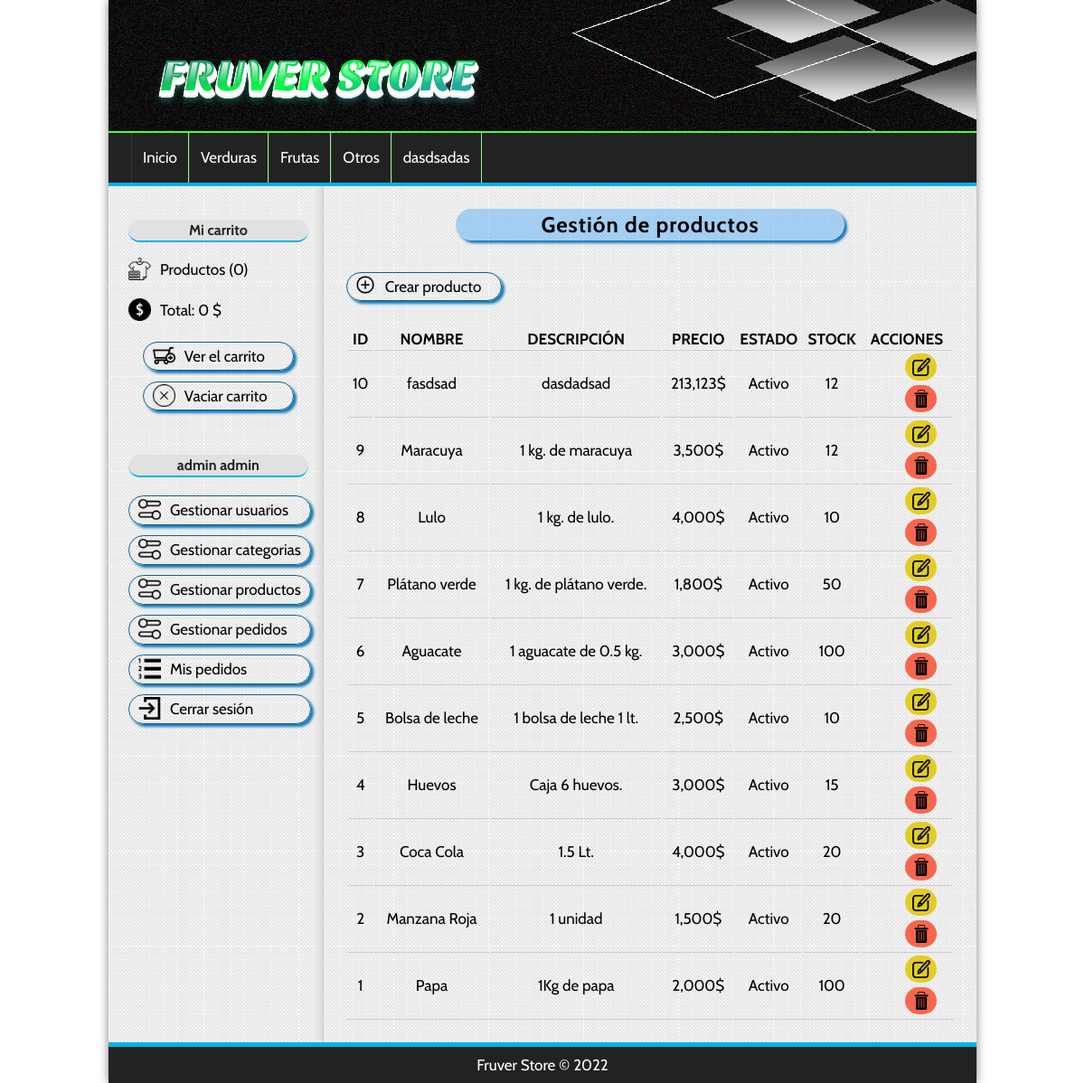
Page /producto/gestion (signed in) on the committed database.
### tables this page shows
CREATE TABLE IF NOT EXISTS `categorias` (
  `id` int(255) NOT NULL AUTO_INCREMENT,
  `nombre` varchar(100) NOT NULL,
  PRIMARY KEY (`id`)
);

CREATE TABLE IF NOT EXISTS `productos` (
  `id` int(255) NOT NULL AUTO_INCREMENT,
  `categoria_id` int(255) NOT NULL,
  `nombre` varchar(100) NOT NULL,
  `descripcion` text,
  `precio` float(100,2) NOT NULL,
  `estado` varchar(255) NOT NULL,
  `stock` int(255) NOT NULL,
  `oferta` varchar(2) DEFAULT NULL,
  `fecha` date NOT NULL,
  `imagen` varchar(255) DEFAULT NULL,
  PRIMARY KEY (`id`),
  KEY `fk_producto_categoria` (`categoria_id`)
);

### config/db.php (called while the page is built)
<?php
class Database{
    public static function connect(){
        $db = new mysqli('localhost', 'root', '', 'fruver_store');
        $db->query("SET NAMES 'utf8'");
        return $db;
    }
}
?>

### helpers/utils.php (called while the page is built, shortened)
<?php
class Utils{
    public static function showCategorias(){
        require_once 'models/categoria.php';
        $categoria = new Categoria();
        $categorias = $categoria->getAll();
        return $categorias;
    }
}
?>

### models/categoria.php (called while the page is built, shortened)
<?php
class Categoria{
    private $db;
    public function __construct(){
        $this->db = Database::connect();
    }
    public function getAll(){
        $sql = "SELECT * FROM categorias ORDER BY id ASC;";
        $categorias = $this->db->query($sql);
        return $categorias;
    }
}
?>

### controllers/ProductoController.php (called while the page is built, shortened)
<?php
require_once 'models/producto.php';
class productoController{
    public function gestion(){
        $producto = new Producto();
        $productos = $producto->getAll();
        require_once 'views/producto/gestion.php';
    }
}
?>

### models/producto.php (called while the page is built, shortened)
<?php
class Producto{
    private $db;
    public function __construct(){
        $this->db = Database::connect();
    }
    public function getAll($busqueda = null){
        $sql = "SELECT * FROM productos ";
        $sql .= "ORDER BY id DESC ";
        $productos = $this->db->query($sql);
        return $productos;
    }
}
?>

### views/producto/gestion.php (the view, shortened to what this page needs)
<div class="tittle">
    <h1>Gestión de productos</h1>
</div>
<a href="<?= base_url ?>producto/crear">
    <div class="button button_small">
        <div class="icons_category">
            <img src="<?= base_url ?>assets/img/boton-agregar.png" alt="Crear categoria">
        </div>
        Crear producto
    </div>
</a>
<table>
    <tr>
        <th>ID</th>
        <th>NOMBRE</th>
        <th>DESCRIPCIÓN</th>
        <th>PRECIO</th>
        <th>ESTADO</th>
        <th>STOCK</th>
        <th>ACCIONES</th>
    </tr>
    <?php while ($producto = $productos->fetch_object()) : ?>
        <tr>
            <td><?= $producto->id; ?></td>
            <td><?= $producto->nombre; ?></td>
            <td><?= $producto->descripcion; ?></td>
            <?php $price = number_format($producto->precio, 0, '.', ','); ?>
            <td><?= $price ?>$</td>
            <td><?= $producto->estado ?></td>
            <td><?= $producto->stock; ?></td>
            <td>
                <a href="<?= base_url ?>producto/editar&id=<?= $producto->id ?>">
                    <div class="button_edit_product">
                        <img src="<?= base_url ?>assets/img/boton-editar.png" alt="Editar producto">
                    </div>
                </a>
                <a href="<?= base_url ?>producto/eliminar&id=<?= $producto->id ?>">
                    <div class="button_dlt_product">
                        <img src="<?= base_url ?>assets/img/vaciar-carrito.png" alt="Eliminar producto">
                    </div>
                </a>
            </td>
        </tr>
    <?php endwhile; ?>
</table>

### views/layout/header.php (shortened to what this page needs)
<!DOCTYPE html>
<html lang="es">
    <head>
        <link rel="stylesheet" href="<?=base_url?>assets\css\styles.css">
    </head>
    <body>
        <div id="container">
            <header id="header">
                <div id="logo">
                    <a href="<?=base_url?>">
                        <img src="<?=base_url?>uploads/images/FRUVER_STORE.svg" alt="Logo Tienda">
                    </a>
                </div>
            </header>
            <?php $categorias = Utils::showCategorias(); ?>
            <nav id="menu">
                <ul>
                    <li>
                        <a href="<?=base_url?>">
                            Inicio
                        </a>
                    </li>
                    <?php while($categoria = $categorias->fetch_object()): ?>
                        <li>
                            <a href="<?=base_url?>categoria/ver&id=<?=$categoria->id?>">
                                <?=$categoria->nombre?>
                            </a>
                    </li>
                    <?php endwhile; ?>
                </ul>
            </nav>
            <div id="content">

### assets/css/styles.css (style rules this page uses)
* { padding: 0px; margin: 0px; font-family: 'Cabin', sans-serif; font-size: 17px; }
body { background: url(../img/Fondo1.jpg); }
a { color: black; }
table { text-align: center; width: 100%; border-bottom: 1px solid #ccc; }
td { border-top: 1px solid #ccc; padding: 3px; }
tr { padding: 10px; }
#container { width: 80%; margin: 0px auto; box-shadow: 0px 0px 10px gray; background: white; }
#header { height: 145px; background: url(../img/fondonegro.png); }
#logo { padding: 3px; margin-left: -170px; float: left; }
#logo a { float: left; font-size: 40px; letter-spacing: 4px; font-family: 'Cabin', sans-serif; text-transform: uppercase; color: #01b1EA; font-weight: bold; text-decoration: none; margin-top: 30px; margin-left: 150px; text-shadow: 0px 2px 1px #222222; transition: all 300ms; }
#menu { clear:both; max-width: 1011px; background: #222; color: white; height: 55px; border-top: 2px solid #4bfa4b; border-bottom: 4px solid #01b1EA; }
#menu ul { list-style: none; text-decoration: none; margin: 0px auto; margin-left: 25px; }
#menu ul li { line-height: 55px; float: left; border-right: 1px solid #96f596; }
#menu a { display: block; color: white; text-decoration: none; padding-left: 12px; padding-right: 12px; transition: all 400ms; }
#menu a:first-child { border-left: 1px solid #363636; }
#content { margin: 0px auto; overflow: hidden; background: url(../img/back.png); }
.icons_category img { display: block; width: 23px; float: left; margin-top: -50px; }
input[type="button"], input[type="submit"], .button { display: block; border-radius: 20px; background-color:rgba(0, 25, 252, 0.836); width: 100px; margin-left: auto; margin-right: auto; padding: 5px; padding-left: 10px; padding-right: 10px; color: white; border: 1px solid #11608e; cursor: pointer; }
.button { background-color:rgba(255, 255, 255, 0); box-shadow: 3px 3px 3px #1579b5; color: black !important; text-decoration: none; border-radius: 20px; }
.button_small { float: left; width: 150px; text-align: center; margin-bottom: 30px; }
.button_small img { margin: -2px auto; width: 20px; }
#central h1 { font-size: 24px; font-weight: bold; margin-left: auto; margin-right: auto; width: 401px; letter-spacing: 1px; text-align: center; margin-bottom: 35px; padding: 3px; }
.tittle { background-color:rgba(0, 140, 255, 0.308); width: 430px; margin-left: auto; margin-right: auto; border-radius: 20px; text-decoration: none; box-shadow: 3px 3px 3px #1579b5; }
.button_dlt_product { display: block; float: center; text-align: center; margin-top: 5px; margin-left: 45px; width: 35px; border-radius: 50px; background-color: rgba(252, 61, 27, 0.76); padding: 5px; padding-left: 0px; padding-right: 0px; }
.button_dlt_product img { display: block; width: 20px; margin-right: 7px; margin-left: auto; }
.button_edit_product { display: block; float: center; text-align: center; margin-left: 45px; width: 35px; border-radius: 50px; background-color: rgba(223, 200, 0, 0.842); padding: 5px; padding-left: 0px; padding-right: 0px; }
.button_edit_product img { display: block; width: 20px; margin-right: 7px; margin-left: auto; }

### rows in the picture
categorias: nombre "Verduras"
categorias: nombre "Frutas"
categorias: nombre "Otros"
categorias: nombre "dasdsadas"
productos: id "10", nombre "fasdsad", descripcion "dasdadsad", precio "213,123", estado "Activo", stock "12"
productos: id "9", nombre "Maracuya", descripcion "1 kg. de maracuya", precio "3,500", estado "Activo", stock "12"
productos: id "8", nombre "Lulo", descripcion "1 kg. de lulo.", precio "4,000", estado "Activo", stock "10"
productos: id "7", nombre "Plátano verde", descripcion "1 kg. de plátano verde.", precio "1,800", estado "Activo", stock "50"
productos: id "6", nombre "Aguacate", descripcion "1 aguacate de 0.5 kg.", precio "3,000", estado "Activo", stock "100"
productos: id "5", nombre "Bolsa de leche", descripcion "1 bolsa de leche 1 lt.", precio "2,500", estado "Activo", stock "10"
productos: id "4", nombre "Huevos", descripcion "Caja 6 huevos.", precio "3,000", estado "Activo", stock "15"
productos: id "3", nombre "Coca Cola", descripcion "1.5 Lt.", precio "4,000", estado "Activo", stock "20"
productos: id "2", nombre "Manzana Roja", descripcion "1 unidad", precio "1,500", estado "Activo", stock "20"
productos: id "1", nombre "Papa", descripcion "1Kg de papa", precio "2,000", estado "Activo", stock "100"

### other values in the picture
$stats['count'] "0"
$price "0"
$_SESSION['identity']->nombre "admin"
$_SESSION['identity']->apellidos "admin"
